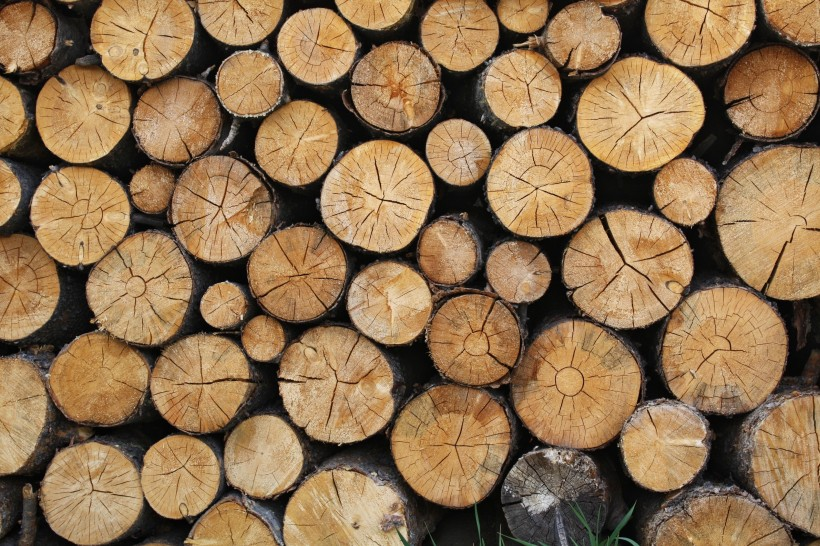
#> input picture other_image/raw_data/2.jpg, 820 x 546 px
$ python test.py   (older library calls are emulated)
#> lines starting #> are read from the running program, lines starting #| are printed output that depends on the picture; after the words box and inside, x2 and y2 are one past the last pixel; in counts of white or black regions, pixels touching at a corner belong together
# _*_ coding: utf-8 _*_
__author__ = 'LelandYan'
__date__ = '2019/5/18 19:40'

import cv2
import numpy as np
import matplotlib.pyplot as plt
from scipy import ndimage as ndi
import skimage as sm
from skimage import morphology
from skimage.feature import peak_local_max
from skimage.io import imshow
from skimage.color import rgb2gray
from skimage.filters.rank import median
from skimage.measure import find_contours
image = cv2.imread("./raw_data/2.jpg")
#> image is the input picture: shape (546, 820, 3); mean B, G, R 80.2, 114, 143.4
# img_hsv = cv2.cvtColor(image, cv2.COLOR_BGR2HSV)
# plt.imshow(img_hsv,plt.cm.hsv)
# plt.show()
# img = img_hsv[:,:,0]
# # plt.figure('hist')
# arr = img.flatten()
# plt.hist(arr,256)
# plt.show()
#
# # loop_num = 5
# # plt.imshow(img)
# # pos = plt.ginput(loop_num)
# # for i in range(loop_num):
# #     x,y = int(pos[i][1]),int(pos[i][0])
# #     print('第%d个点击的 x,y：' % int(i+1) ,'(', x , y,')')
# #     print('对应的H值为：',img[x,y],'\n')
# ret, binary = cv2.threshold(img, 0, 255, cv2.THRESH_BINARY | cv2.THRESH_TRIANGLE)#TRIANGLE法,，全局自适应阈值, 参数0可改为任意数字但不起作用，适用于单个波峰
# print("阈值：%s" % ret)
#
# rows,cols=img.shape
# labels=np.zeros([rows,cols])
# for i in range(rows):
#     for j in range(cols):
#         if(img[i,j]<2.0):# 0.53 0.65
#             labels[i,j]=0
#         else:
#             labels[i,j]=1
#
# shuffle =  rgb2gray(labels)
# # cv2.namedWindow('im_floodfill', 0)
# # cv2.imshow("im_floodfill", shuffle)
# # cv2.waitKey(0)
# # cv2.destroyAllWindows()
#
#
# shuffle_ = median(shuffle, sm.morphology.disk(5))
# new_img  = rgb2gray(shuffle_)
# # cv2.namedWindow('im_floodfill', 0)
# # cv2.imshow("im_floodfill", new_img)
# # cv2.waitKey(0)
# # cv2.destroyAllWindows()
# # cv2.namedWindow('im_floodfill', 0)
# # cv2.imshow("im_floodfill", image)
# #
# # cv2.waitKey(0)
# # cv2.destroyAllWindows()
#
# new_img_fat = morphology.erosion(new_img,sm.morphology.square(5))
#
# plt.figure('filters',figsize=(20,20))
#
# plt.subplot(131)
# plt.title('origin image')
# imshow(new_img)
#
# plt.subplot(132)
# plt.title('fat image')
# imshow(new_img_fat)
#
# plt.subplot(133)
# plt.title('fat - orgin')
# imshow(new_img_fat - new_img)
# plt.show()
# kernel_sharpen_1 = np.array([
#         [-1,-1,-1],
#         [-1,9,-1],
#         [-1,-1,-1]])
# kernel_sharpen_2 = np.array([
#         [1,1,1],
#         [1,-7,1],
#         [1,1,1]])
# kernel_sharpen_3 = np.array([
#         [-1,-1,-1,-1,-1],
#         [-1,2,2,2,-1],
#         [-1,2,8,2,-1],
#         [-1,2,2,2,-1],
#         [-1,-1,-1,-1,-1]])/8.0
#
#
# # bitwise_and 交运算
# output_1 = cv2.filter2D(image,-1,kernel_sharpen_1)
# output_2 = cv2.filter2D(image,-1,kernel_sharpen_2)
# output_3 = cv2.filter2D(image,-1,kernel_sharpen_3)
# gray = cv2.cvtColor(output_3, cv2.COLOR_RGB2GRAY)  #把输入图像灰度化
# 直接阈值化是对输入的单通道矩阵逐像素进行阈值分割。
# ret, binary = cv2.threshold(gray, 0, 255, cv2.THRESH_BINARY | cv2.THRESH_TRIANGLE)
# ret, binary = cv2.threshold(gray,0,255,cv2.THRESH_BINARY_INV+cv2.THRESH_OTSU)
# binary = median(binary, sm.morphology.disk(5))
# binary = cv2.GaussianBlur(binary,(5,5),0)
# binary= sm.morphology.dilation(binary,sm.morphology.square(3))
# binary = sm.morphology.opening(binary,sm.morphology.disk(5))
# binary = cv2.erode(binary, None, iterations=5) # 1 # 2
# binary = cv2.dilate(binary, None, iterations=3) # 1 # 2
# binary = cv2.morphologyEx(binary, op= cv2.MORPH_CLOSE,kernel=kernel)
gray = cv2.cvtColor(image,cv2.COLOR_RGB2GRAY)
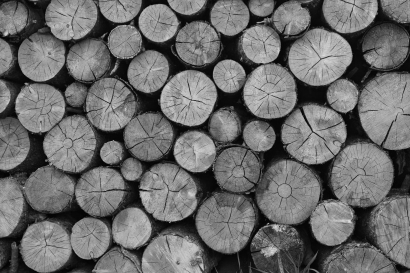
#> gray: shape (546, 820) (shown at 1/2 size); min 0, max 227, mean 107.3

ret, thresh = cv2.threshold(gray,0,255,cv2.THRESH_BINARY_INV+cv2.THRESH_OTSU)
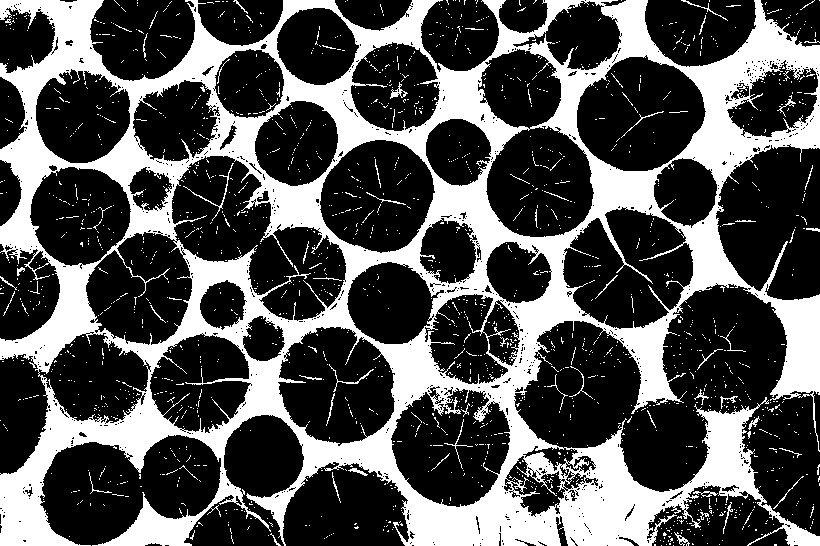
#> thresh: shape (546, 820); 32.3% white; 1781 white regions (1721 under 20 px), largest, box (x1, y1, x2, y2) and area: (0, 0, 820, 546) 137650, (183, 163, 234, 221) 149, (329, 364, 374, 392) 102
#> ret = 88
thresh = median(thresh, sm.morphology.disk(5))
#> thresh: shape (546, 820); 30.6% white; 16 white regions (7 under 20 px), largest, box (x1, y1, x2, y2) and area: (0, 0, 820, 546) 123341, (677, 0, 820, 190) 10442, (102, 501, 203, 546) 2255
kernel = np.ones((3, 3), np.uint8)
opening = cv2.morphologyEx(thresh, op= cv2.MORPH_OPEN,kernel=kernel,iterations=1)
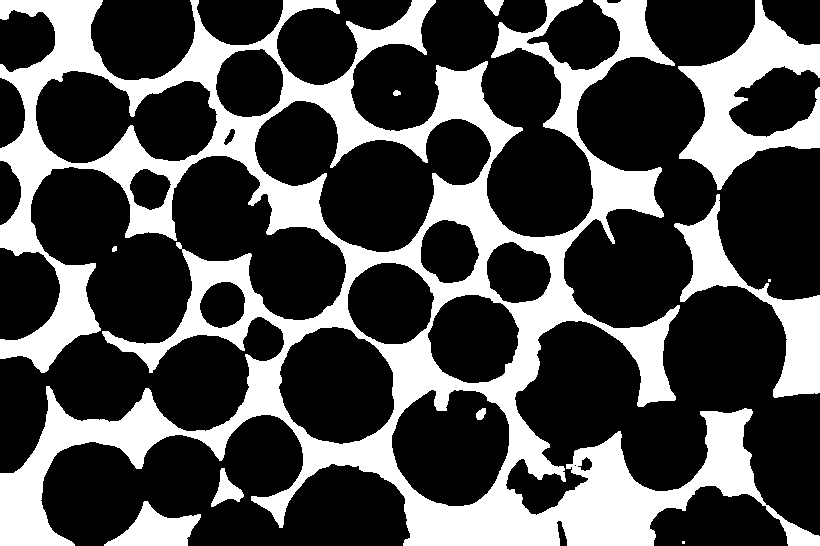
#> opening: shape (546, 820); 30.5% white; 11 white regions (2 under 20 px), largest, box (x1, y1, x2, y2) and area: (0, 0, 820, 546) 116042, (678, 0, 820, 190) 10426, (674, 194, 820, 398) 7076
sure_bg = cv2.dilate(opening,kernel,iterations=3)#膨胀
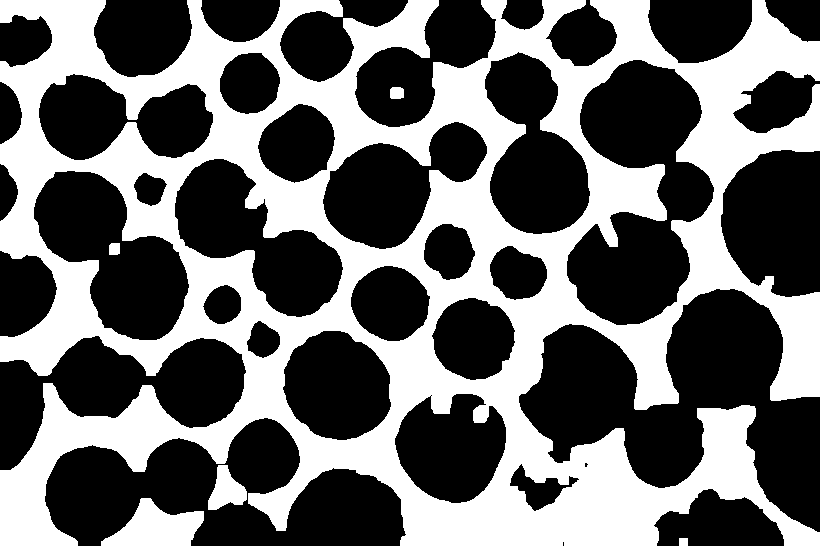
#> sure_bg: shape (546, 820); 41.3% white; 6 white regions, box (x1, y1, x2, y2) and area: (0, 0, 820, 546) 180773, (101, 498, 204, 546) 2892, (208, 465, 247, 510) 1040, (390, 87, 404, 99) 157, (109, 243, 120, 255) 127, (679, 538, 688, 546) 72
# binary = cv2.morphologyEx(binary, op= cv2.MORPH_GRADIENT,kernel=kernel)
dist_transform = cv2.distanceTransform(opening,1,5)
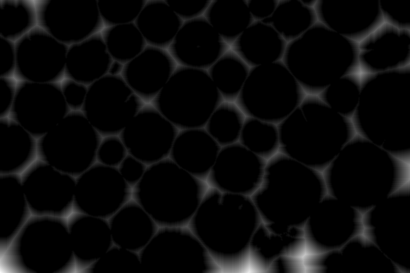
#> dist_transform: shape (546, 820) float32 (shown at 1/2 size); min 0, max 68, mean 2.8; drawn with min black and max white
rets, sure_fg = cv2.threshold(dist_transform,0.2*dist_transform.max(),255,0)#参数改小了，出现不确定区域
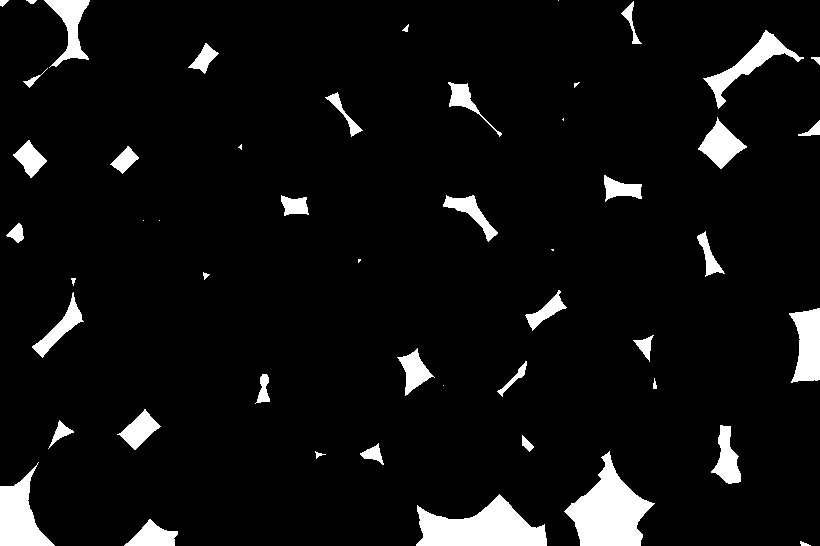
#> sure_fg: shape (546, 820) float32; 6.3% white; 50 white regions (9 under 20 px), largest, box (x1, y1, x2, y2) and area: (564, 451, 655, 546) 4363, (416, 494, 547, 546) 4080, (0, 462, 55, 546) 2320
#> rets = 13.6
sure_fg = np.uint8(sure_fg)
unknown = cv2.subtract(sure_bg,sure_fg)#减去前景
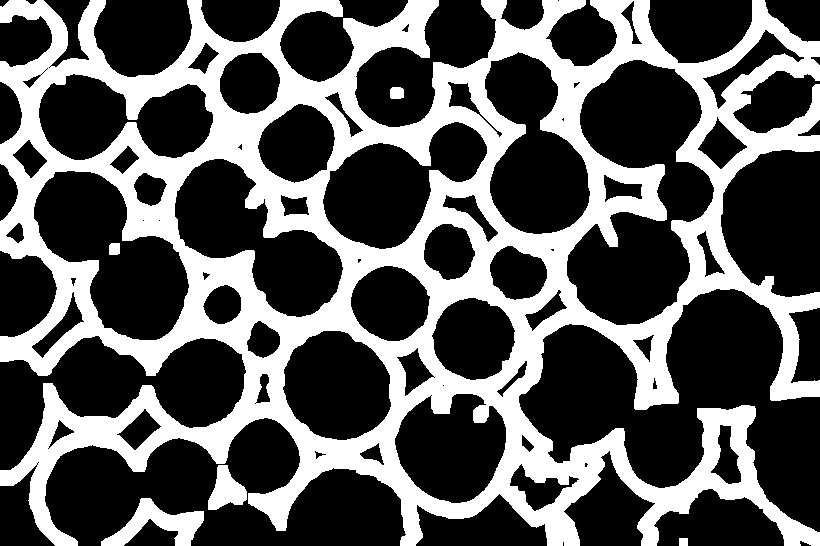
#> unknown: shape (546, 820); 35.1% white; 6 white regions, box (x1, y1, x2, y2) and area: (0, 0, 820, 546) 153562, (101, 498, 204, 546) 2075, (208, 465, 247, 510) 1040, (390, 87, 404, 99) 157, (109, 243, 120, 255) 127, (679, 538, 688, 546) 72

# [6 lines of commented-out code are left out]
#> (the run stopped early here; a loop or call above may not have finished)

$ run again, with other_image/raw_data/3.jpg copied over other_image/raw_data/2.jpg
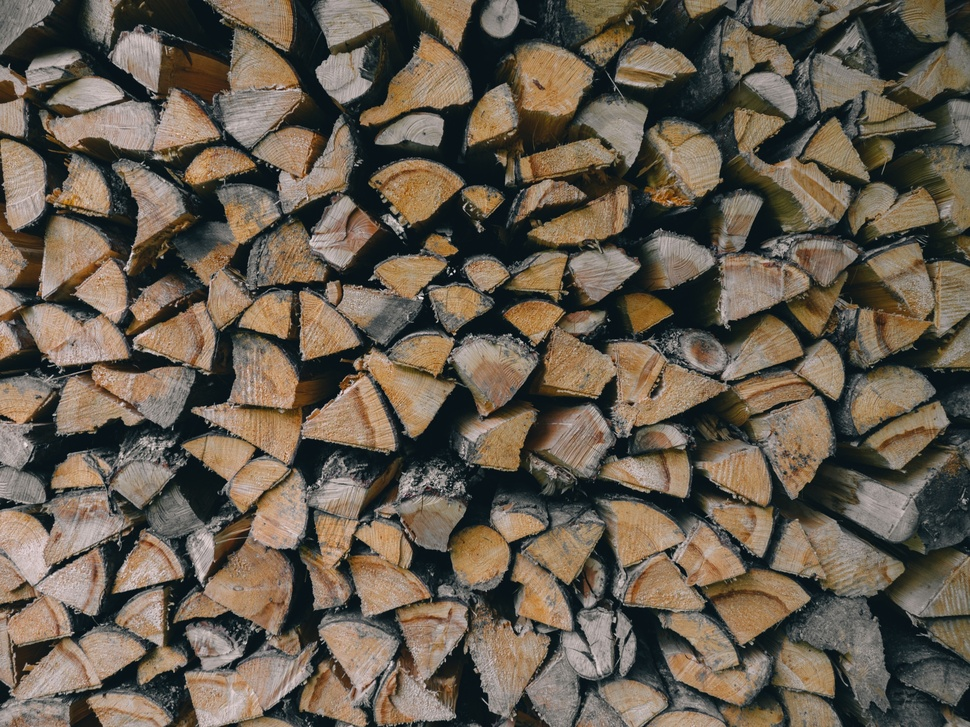
#> input picture other_image/raw_data/3.jpg, 970 x 727 px, shrunk from 3200 x 2400 before the run
#> image is the input picture: shape (727, 970, 3); mean B, G, R 79, 92.6, 103
#> `ret, thresh = cv2.threshold(gray,0,255,cv2.THRESH_BINARY_INV+cv2.THRES..`:
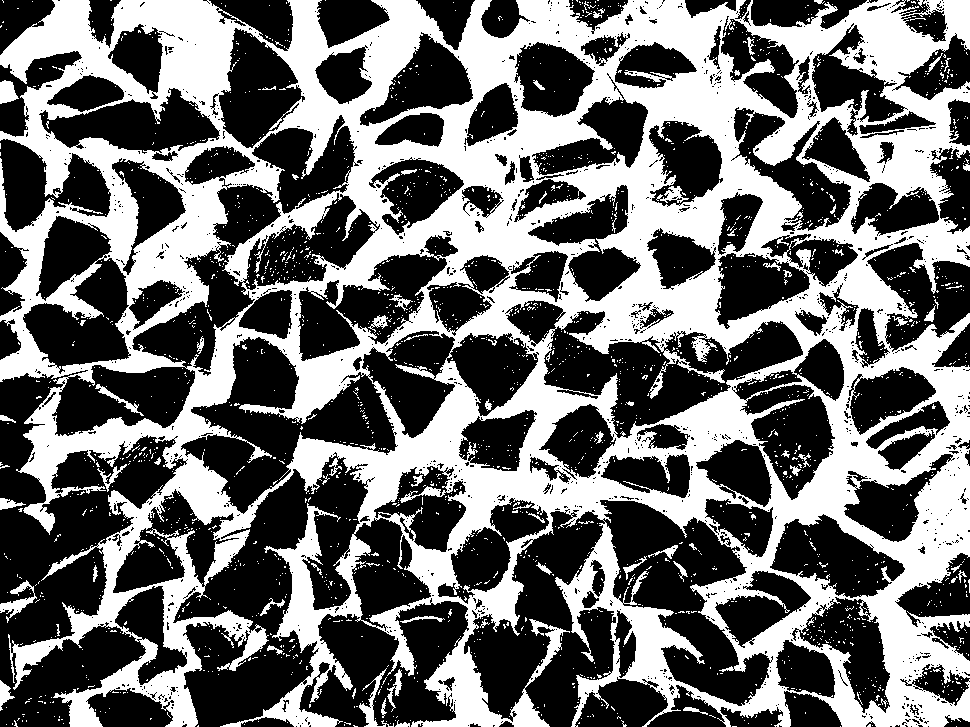
#> thresh: shape (727, 970); 42.5% white; 2176 white regions (2103 under 20 px), largest, box (x1, y1, x2, y2) and area: (0, 0, 970, 727) 288744, (0, 580, 37, 623) 474, (359, 668, 394, 727) 427
#> ret = 82
#> opening: shape (727, 970); 41.7% white; 61 white regions (6 under 20 px), largest, box (x1, y1, x2, y2) and area: (0, 0, 970, 727) 262688, (61, 535, 267, 727) 8237, (263, 506, 370, 727) 6941
#> sure_bg: shape (727, 970); 57.5% white; 97 black regions (12 under 20 px), largest, box (x1, y1, x2, y2) and area: (180, 335, 533, 727) 54670, (0, 378, 218, 727) 30796, (58, 34, 352, 432) 21551
#> rets = 9.8
#> `unknown = cv2.subtract(sure_bg,sure_fg)#减去前景`:
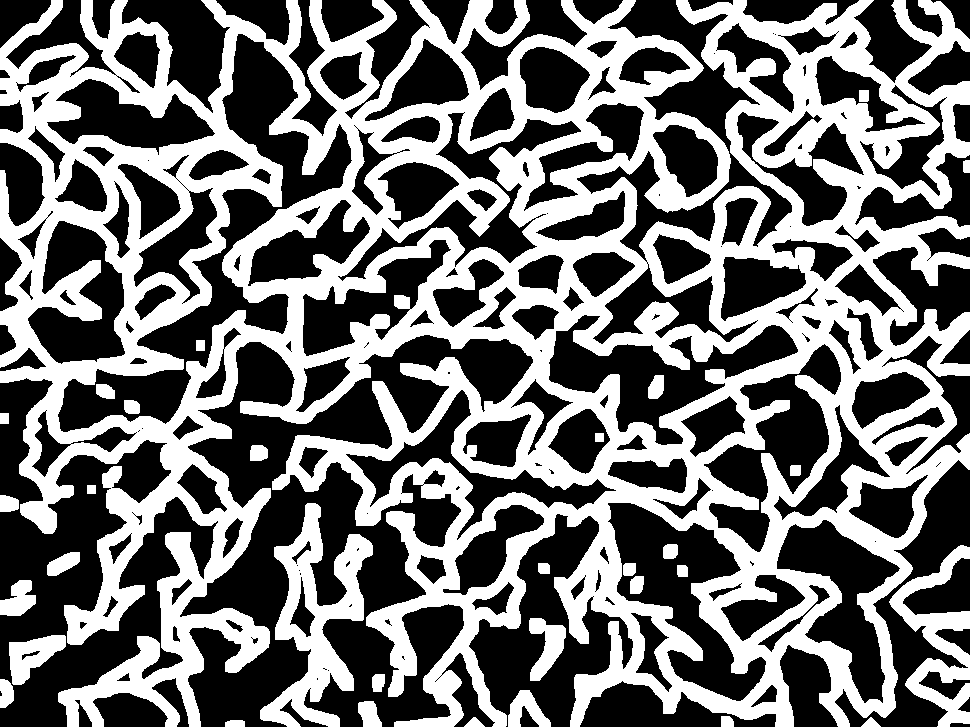
#> unknown: shape (727, 970); 43.8% white; 32 white regions, largest, box (x1, y1, x2, y2) and area: (0, 0, 970, 727) 284481, (260, 503, 373, 727) 9548, (889, 545, 970, 727) 5162

$ run again, with other_image/raw_data/4.jpg copied over other_image/raw_data/2.jpg
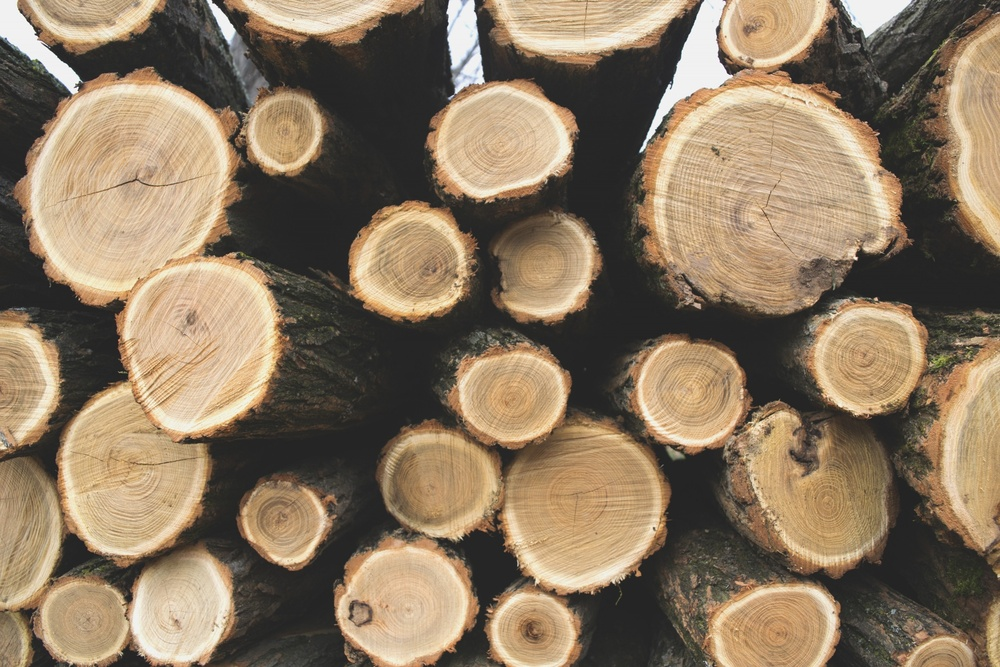
#> input picture other_image/raw_data/4.jpg, 1000 x 667 px, shrunk from 3200 x 2133 before the run
#> image is the input picture: shape (667, 1000, 3); mean B, G, R 96.5, 119.5, 138
#> `ret, thresh = cv2.threshold(gray,0,255,cv2.THRESH_BINARY_INV+cv2.THRES..`:
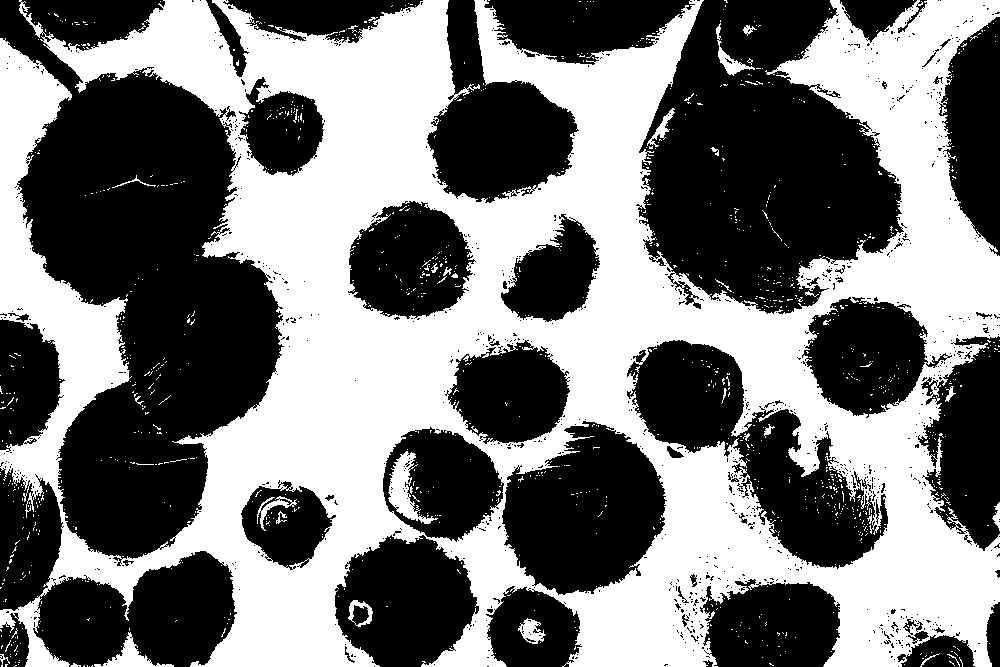
#> thresh: shape (667, 1000); 46.9% white; 1199 white regions (1169 under 20 px), largest, box (x1, y1, x2, y2) and area: (0, 0, 1000, 667) 305298, (388, 451, 438, 524) 1261, (94, 632, 174, 667) 788
#> ret = 111
#> opening: shape (667, 1000); 46.8% white; 21 white regions (4 under 20 px), largest, box (x1, y1, x2, y2) and area: (45, 0, 1000, 667) 285147, (0, 39, 129, 502) 21811, (0, 599, 72, 667) 1542
#> sure_bg: shape (667, 1000); 53.3% white; 29 black regions (6 under 20 px), largest, box (x1, y1, x2, y2) and area: (0, 0, 278, 667) 98082, (645, 0, 898, 310) 50294, (338, 426, 662, 667) 36622
#> rets = 18.4
#> `unknown = cv2.subtract(sure_bg,sure_fg)#减去前景`:
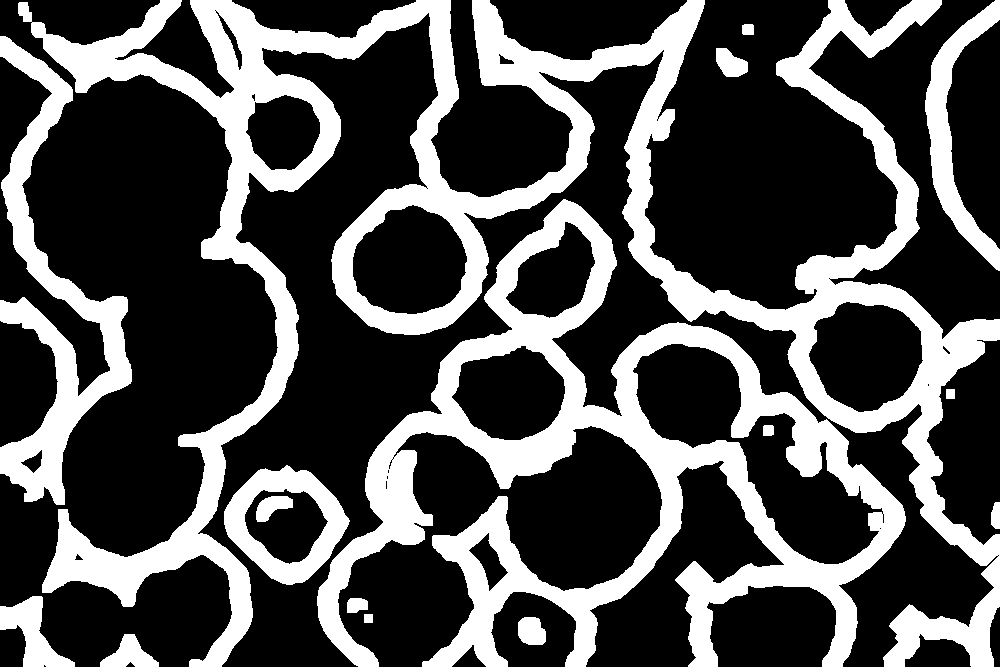
#> unknown: shape (667, 1000); 30.7% white; 16 white regions, largest, box (x1, y1, x2, y2) and area: (18, 0, 1000, 667) 105263, (317, 199, 906, 667) 64963, (0, 36, 132, 505) 16851
